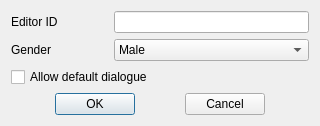
<?xml version="1.0" encoding="UTF-8"?>
<ui version="4.0">
 <class>FormDialogVoicetype</class>
 <widget class="QDialog" name="FormDialogVoicetype">
  <property name="geometry">
   <rect>
    <x>0</x>
    <y>0</y>
    <width>320</width>
    <height>118</height>
   </rect>
  </property>
  <property name="windowTitle">
   <string>Voicetype</string>
  </property>
  <layout class="QGridLayout" name="gridLayout">
   <item row="0" column="0">
    <widget class="QLabel" name="label">
     <property name="sizePolicy">
      <sizepolicy hsizetype="Preferred" vsizetype="Preferred">
       <horstretch>1</horstretch>
       <verstretch>0</verstretch>
      </sizepolicy>
     </property>
     <property name="text">
      <string>Editor ID</string>
     </property>
     <property name="buddy">
      <cstring>editorID</cstring>
     </property>
    </widget>
   </item>
   <item row="0" column="1">
    <widget class="QLineEdit" name="editorID">
     <property name="sizePolicy">
      <sizepolicy hsizetype="Expanding" vsizetype="Fixed">
       <horstretch>2</horstretch>
       <verstretch>0</verstretch>
      </sizepolicy>
     </property>
    </widget>
   </item>
   <item row="1" column="0">
    <widget class="QLabel" name="label_2">
     <property name="sizePolicy">
      <sizepolicy hsizetype="Preferred" vsizetype="Preferred">
       <horstretch>1</horstretch>
       <verstretch>0</verstretch>
      </sizepolicy>
     </property>
     <property name="text">
      <string>Gender</string>
     </property>
     <property name="buddy">
      <cstring>gender</cstring>
     </property>
    </widget>
   </item>
   <item row="1" column="1">
    <widget class="QComboBox" name="gender">
     <property name="sizePolicy">
      <sizepolicy hsizetype="Preferred" vsizetype="Fixed">
       <horstretch>2</horstretch>
       <verstretch>0</verstretch>
      </sizepolicy>
     </property>
     <item>
      <property name="text">
       <string>Male</string>
      </property>
     </item>
     <item>
      <property name="text">
       <string>Female</string>
      </property>
     </item>
    </widget>
   </item>
   <item row="3" column="0" colspan="2">
    <layout class="QHBoxLayout" name="horizontalLayout">
     <item>
      <widget class="QPushButton" name="buttonOK">
       <property name="sizePolicy">
        <sizepolicy hsizetype="Maximum" vsizetype="Fixed">
         <horstretch>0</horstretch>
         <verstretch>0</verstretch>
        </sizepolicy>
       </property>
       <property name="text">
        <string>OK</string>
       </property>
      </widget>
     </item>
     <item>
      <widget class="QPushButton" name="buttonCancel">
       <property name="sizePolicy">
        <sizepolicy hsizetype="Maximum" vsizetype="Fixed">
         <horstretch>0</horstretch>
         <verstretch>0</verstretch>
        </sizepolicy>
       </property>
       <property name="text">
        <string>Cancel</string>
       </property>
      </widget>
     </item>
    </layout>
   </item>
   <item row="2" column="0" colspan="2">
    <widget class="QCheckBox" name="allowDefault">
     <property name="whatsThis">
      <string>&lt;html&gt;&lt;head/&gt;&lt;body&gt;&lt;p&gt;If this option is enabled, then this voicetype will be valid for any dialogue whose conditions don't explicitly exclude actors with this voicetype. &amp;quot;Valid&amp;quot; here means that the game will check for and use sound files associated with this voicetype when the dialogue in question plays. You would typically enable this option for voices that are meant to apply to &amp;quot;generic&amp;quot; dialogue, while disabling it for creatures, unique NPC voices, and so on.&lt;/p&gt;&lt;p&gt;If this option is disabled, then this voicetype will only be valid for lines of dialogue that include the voicetype (directly or indirectly) by virtue of having one of the following conditions:&lt;/p&gt;&lt;p&gt;GetAllowWorldInteractions&lt;br/&gt;GetFactionRank&lt;br/&gt;GetInFaction&lt;br/&gt;GetIsAliasRef&lt;br/&gt;GetIsCreature&lt;br/&gt;GetIsCreatureType&lt;br/&gt;GetIsClass&lt;br/&gt;GetIsFormType&lt;br/&gt;GetIsID&lt;br/&gt;GetIsPlayableRace&lt;br/&gt;GetIsRace&lt;br/&gt;GetIsReference&lt;br/&gt;GetIsSex&lt;br/&gt;GetIsVoiceType&lt;br/&gt;IsChild&lt;br/&gt;IsInList&lt;/p&gt;&lt;/body&gt;&lt;/html&gt;</string>
     </property>
     <property name="text">
      <string>Allow default dialogue</string>
     </property>
    </widget>
   </item>
  </layout>
 </widget>
 <resources/>
 <connections/>
</ui>
